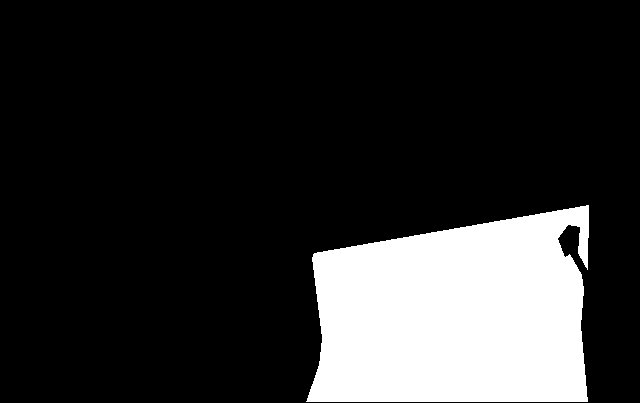
#> input picture Exercises/04-files/road_image_street_bw.jpg, 640 x 403 px, found by its file name
$ jupyter execute --allow-errors 05_AdvancedSegmentation.ipynb   (shell and % lines are left out)   (older library calls are emulated)
#> lines starting #> are read from the running program, lines starting #| are printed output that depends on the picture
# Exercise 4.1

## Import Libraries
Python requires importing libraries and functions you need to access specific tools like science (scipy), linear algebra (numpy), and graphics (matplotlib). These libraries can be installed using the ```pip``` command line tool. Alternatively you can install an python distribution like [Anaconda](https://www.continuum.io/downloads) or [Canopy](https://www.enthought.com/products/canopy/)  which have these and many other standard package pre-installed.

[cell 1]
from __future__ import absolute_import
from __future__ import division
from __future__ import print_function
import matplotlib.pyplot as plt # plotting
from skimage.io import imread # read in images
from skimage.segmentation import mark_boundaries # mark labels
from sklearn.metrics import roc_curve, auc # roc curve tools
import numpy as np # linear algebra / matrices
# make the notebook interactive
from ipywidgets import interact, interactive, fixed
import ipywidgets as widgets #add new widgets
from IPython.display import display
import os

[cell 2]
base_path = 'F:\\Uni_ETH\\0_QBI\\Quantitative-Big-Imaging-2016\\Exercises\\04-files'
seg_path = os.path.join(base_path,'road_image_street_bw.jpg')
rgb_path = os.path.join(base_path,'road_image.jpg')
seg_img = imread(seg_path)
#> seg_img is the input picture: shape (403, 640); min 0, max 255, mean 45.3
rgb_img = imread(rgb_path)
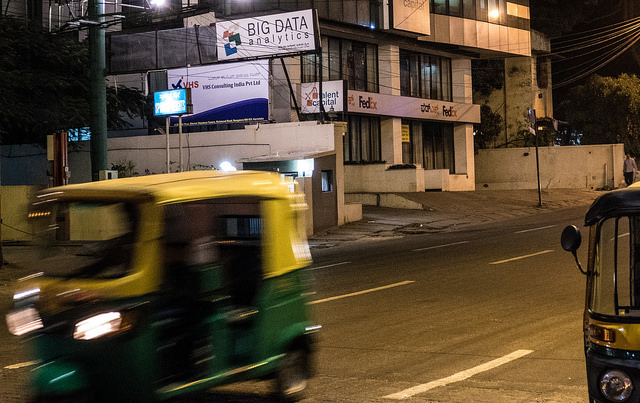
#> input picture Exercises/04-files/road_image.jpg, 640 x 403 px, found by its file name
#> rgb_img is the input picture: shape (403, 640, 3); mean R, G, B 84.3, 69, 48.8
print('RGB Size',rgb_img.shape,'Seg Size',seg_img.shape)
#| RGB Size (403, 640, 3) Seg Size (403, 640)

[cell 3]
from skimage.segmentation import slic as kmeans
labels = kmeans(rgb_img, n_segments=100, compactness=10.0, max_iter=10, sigma=3, spacing=None,
                multichannel=True, convert2lab=None, enforce_connectivity=True, min_size_factor=0.5, max_size_factor=3,
                slic_zero=False)
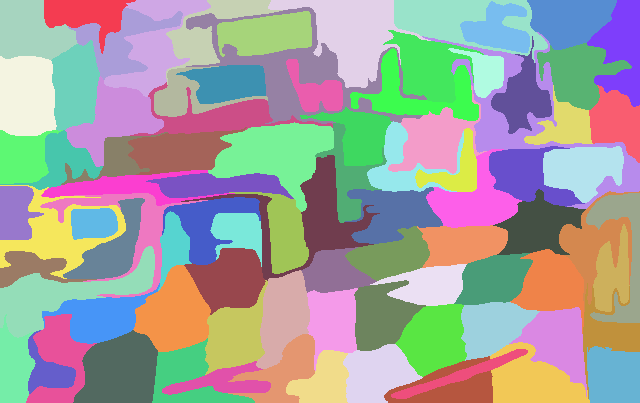
#> labels: shape (403, 640) int64; 89 distinct labels, from 1 to 89; one colour per label, 0 black

#> (a cell that did not finish here is left out)

## Creating a Simple ROC Curve
We use the score function of taking the mean of the red green and blue channels
$$ I = \frac{R+G+B}{3} $$
We then take the score by normalizing by the maximum value (since the image is 8bit this is 255)
$$ s = \frac{I}{255} $$

[cell 5]
ground_truth_labels = seg_img.flatten()>0
score_value = np.mean(rgb_img.astype(np.float32),2).flatten()/255.0
fpr, tpr, _ = roc_curve(ground_truth_labels,score_value)
#> fpr = 764 values from 0 to 1; tpr = 764 values from 0 to 1
roc_auc = auc(fpr,tpr)
#> roc_auc = 0.661

#> (a cell that did not finish here is left out)

## Adding Filters
We can add a filter to this process by importing a ```uniform_filter``` and applying it before processing the image

[cell 7]
from scipy.ndimage.filters import uniform_filter
filter_size = 45
filtered_image = uniform_filter(np.mean(rgb_img,2),filter_size)
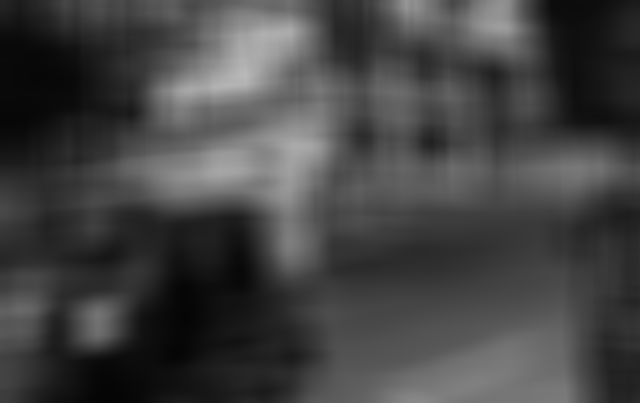
#> filtered_image: shape (403, 640) float64; min 4.94, max 185.9, mean 67.3
score_value = filtered_image.astype(np.float32).flatten()/255.0
fpr2, tpr2, _ = roc_curve(ground_truth_labels,score_value)
roc_auc2 = auc(fpr2,tpr2)
#> roc_auc2 = 0.648

#> (the rest of this cell did not finish here and is left out)
